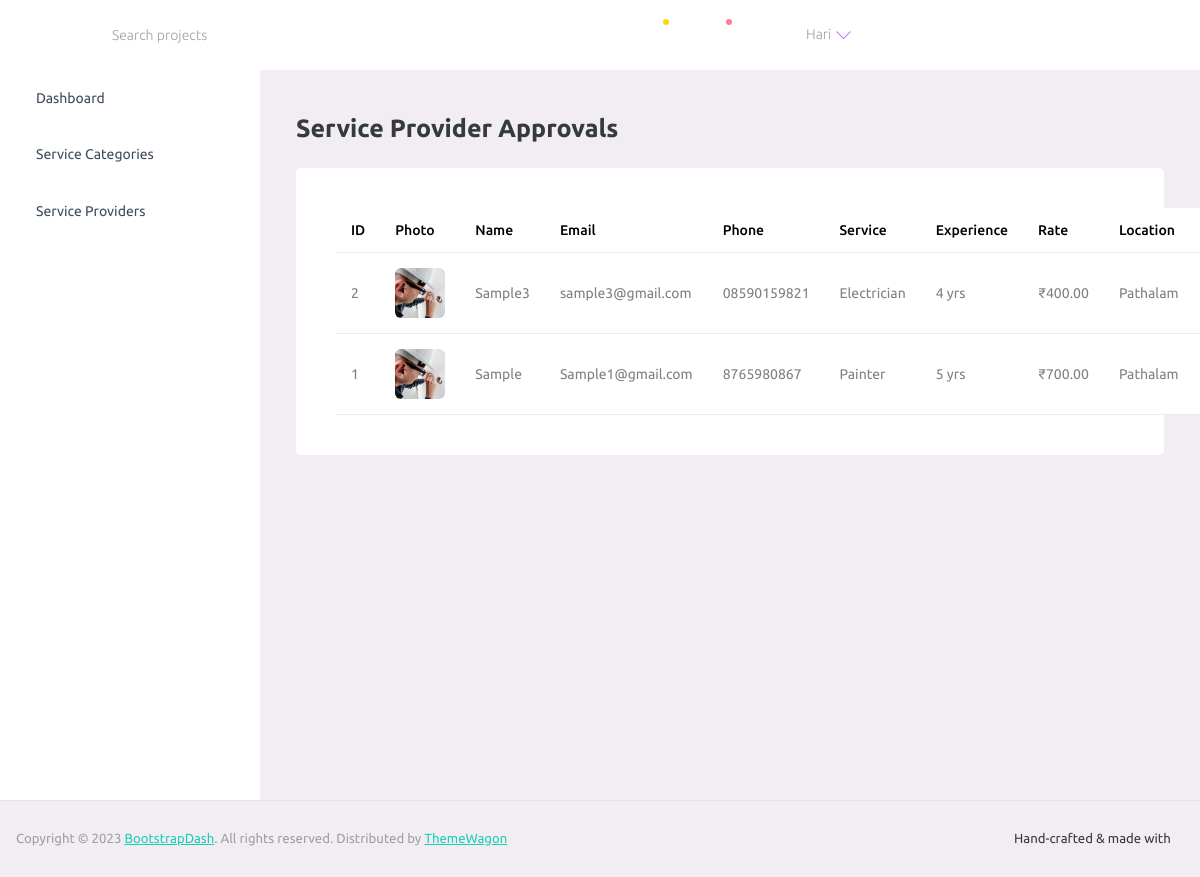
Page /FixPointAdmin/display_service_providers_page/ (signed in) on the earlier database version.
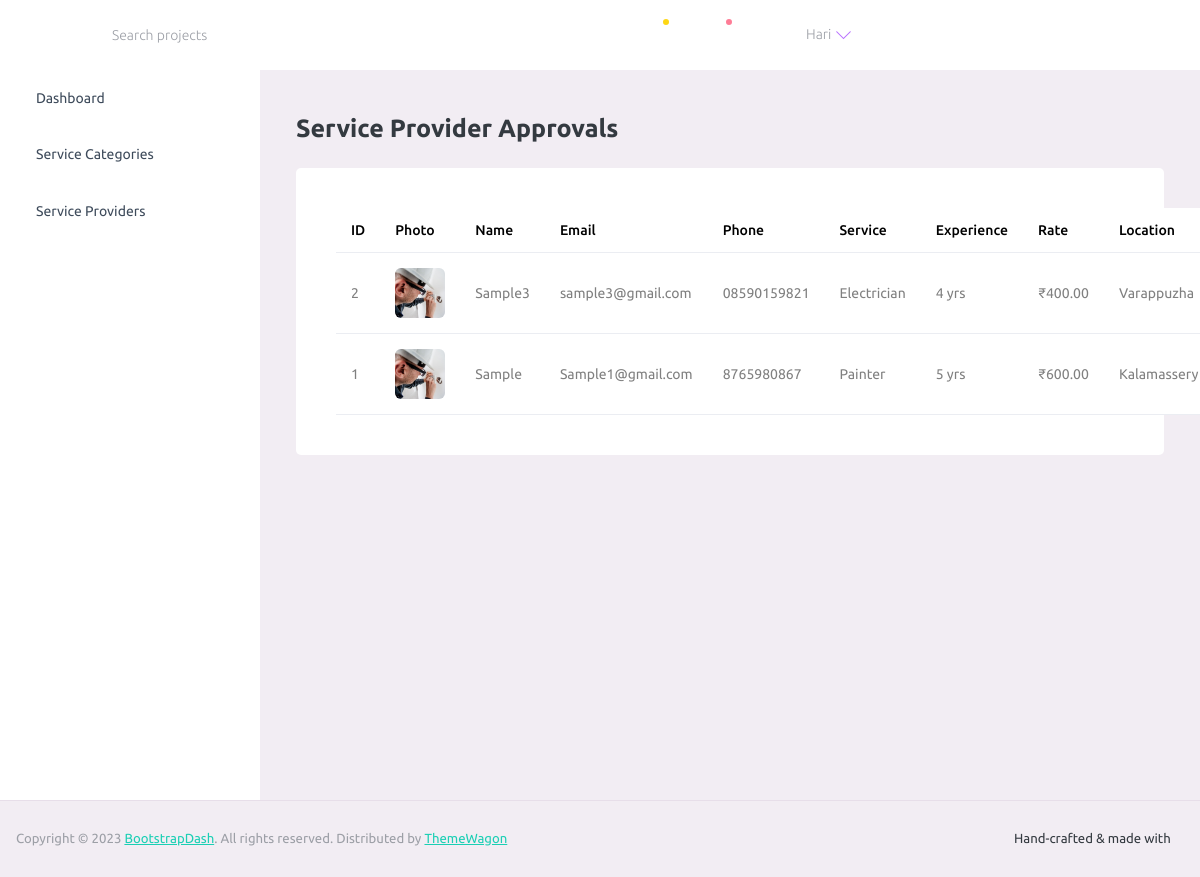
Same page on the later database version.
### UserApp/models.py (models this page shows, shortened)
class ServiceProviderProfileDb(models.Model):
    APPROVAL_STATUS = (
        ('PENDING', 'Pending Approval'),
        ('APPROVED', 'Approved'),
        ('REJECTED', 'Rejected'),
    )
    user = models.OneToOneField(UserDb, on_delete=models.CASCADE)
    full_name = models.CharField(max_length=150)
    phone_number = models.CharField(max_length=15, null=True, blank=True)
    service_type = models.CharField(max_length=100)
    experience = models.PositiveIntegerField()
    hourly_rate = models.DecimalField(
        max_digits=8,
        decimal_places=2
    )
    location = models.CharField(max_length=150)
    latitude = models.DecimalField(
        max_digits=9,
        decimal_places=6,
        null=True,
        blank=True
    )
    longitude = models.DecimalField(
        max_digits=9,
        decimal_places=6,
        null=True,
        blank=True
    )
    is_available = models.BooleanField(default=True)
    approval_status = models.CharField(
        max_length=10,
        choices=APPROVAL_STATUS,
        default='PENDING'
    )
    profile_photo = models.ImageField(
        upload_to="provider_photos/",
        null=True,
        blank=True
    )
    rejection_reason = models.TextField(blank=True, null=True)
    created_at = models.DateTimeField(auto_now_add=True)

class UserDb(models.Model):
    ROLE_CHOICES = (
        ('SERVICE_PROVIDER', 'Service Provider'),
        ('CUSTOMER', 'Customer'),
    )
    username = models.CharField(max_length=100, unique=True)
    email = models.EmailField(unique=True)
    password = models.CharField(max_length=255)
    user_role = models.CharField(max_length=20,choices=ROLE_CHOICES)
    is_approved = models.BooleanField(default=False)

### AdminApp/views.py (the view)
# urls.py: path('display_service_providers_page/', views.display_service_providers_page, name='display_service_providers_page'),
def display_service_providers_page(request):
    if not request.user.is_authenticated:
        return redirect(admin_login)
    if not request.user.is_superuser:
        return HttpResponseForbidden("Not allowed")
    providers = ServiceProviderProfileDb.objects.select_related('user')\
        .all().order_by('-created_at')
    return render(request, 'display_service_providers.html', {
        'providers': providers
    })

### AdminApp/templates/display_service_providers.html (shortened to what this page needs)
{% extends 'base.html' %}
{% block content %}
<div class="content-wrapper">
    <div class="row">
        <div class="col-12">
            <h3 class="mb-4 font-weight-bold">Service Provider Approvals</h3>
        </div>
    </div>
    <div class="card">
        <div class="card-body">
            <table class="table table-hover">
                <thead>
                    <tr>
                        <th>ID</th>
                        <th>Photo</th>
                        <th>Name</th>
                        <th>Email</th>
                        <th>Phone</th>
                        <th>Service</th>
                        <th>Experience</th>
                        <th>Rate</th>
                        <th>Location</th>
                        <th>Status</th>
                    </tr>
                </thead>
                <tbody>
                    {% for provider in providers %}
                    <tr>
                        <td>{{ provider.id }}</td>
                        <td>
                            {% if provider.profile_photo %}
                            <img src="{{ provider.profile_photo.url }}"
                                style="width:50px;height:50px;object-fit:cover;border-radius:6px;">
                            {% else %}
                            <span class="text-muted">No Photo</span>
                            {% endif %}
                        </td>
                        <td>{{ provider.full_name }}</td>
                        <td>{{ provider.user.email }}</td>
                        <td>{{ provider.phone_number }}</td>
                        <td>{{ provider.service_type }}</td>
                        <td>{{ provider.experience }} yrs</td>
                        <td>₹{{ provider.hourly_rate }}</td>
                        <td>{{ provider.location }}</td>
                        <td>
                        </td>
                    </tr>
                    {% empty %}
                    <tr>
                        <td colspan="11" class="text-center text-muted">
                            No service providers found
                        </td>
                    </tr>
                    {% endfor %}
                </tbody>
            </table>
        </div>
    </div>
</div>
{% endblock %}

Differences in the rows shown:
changed ServiceProviderProfileDb "Sample3": location "Pathalam" → "Varappuzha"
changed ServiceProviderProfileDb "Sample": hourly_rate "700.00" → "600.00"; location "Pathalam" → "Kalamassery"
